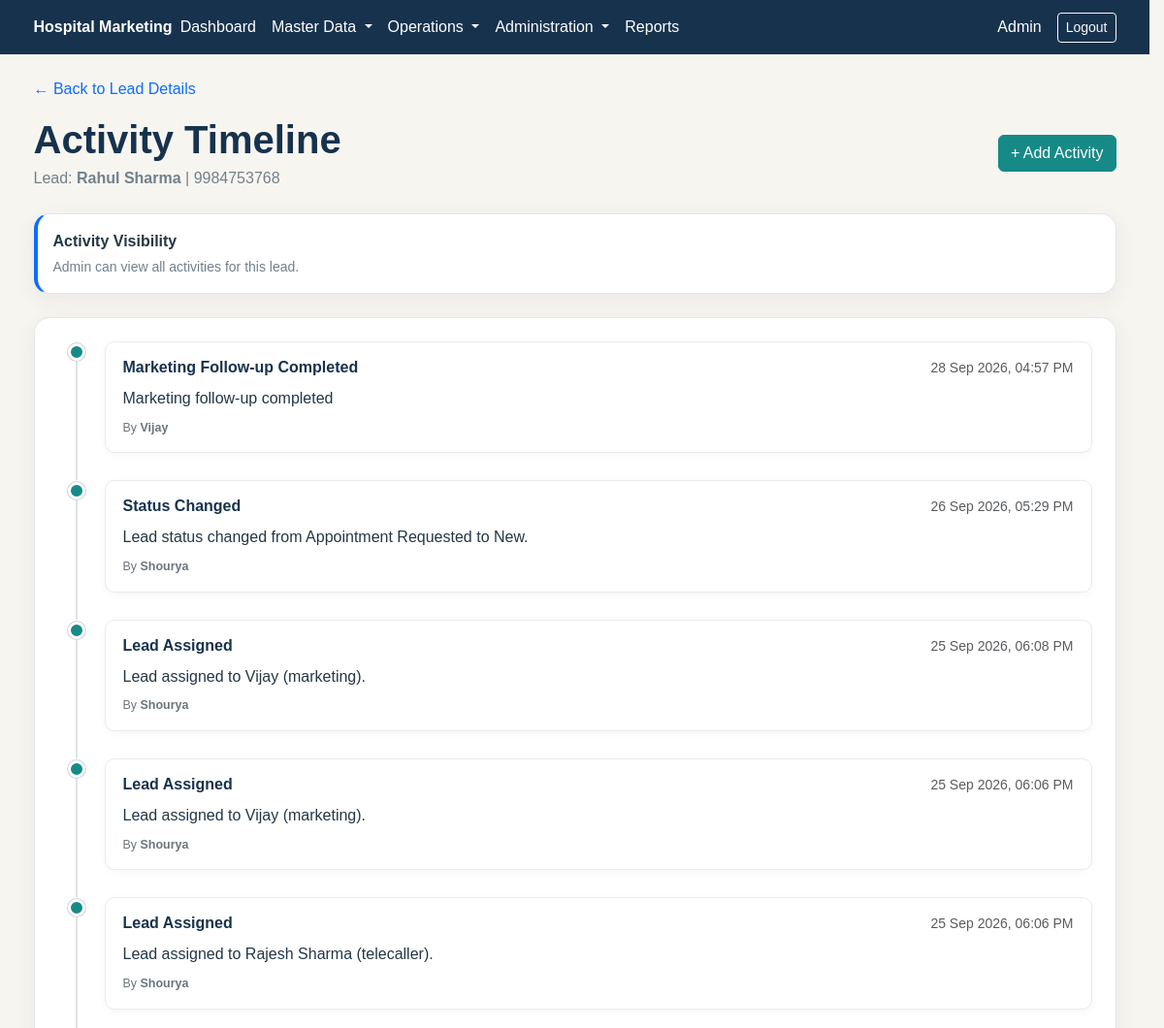
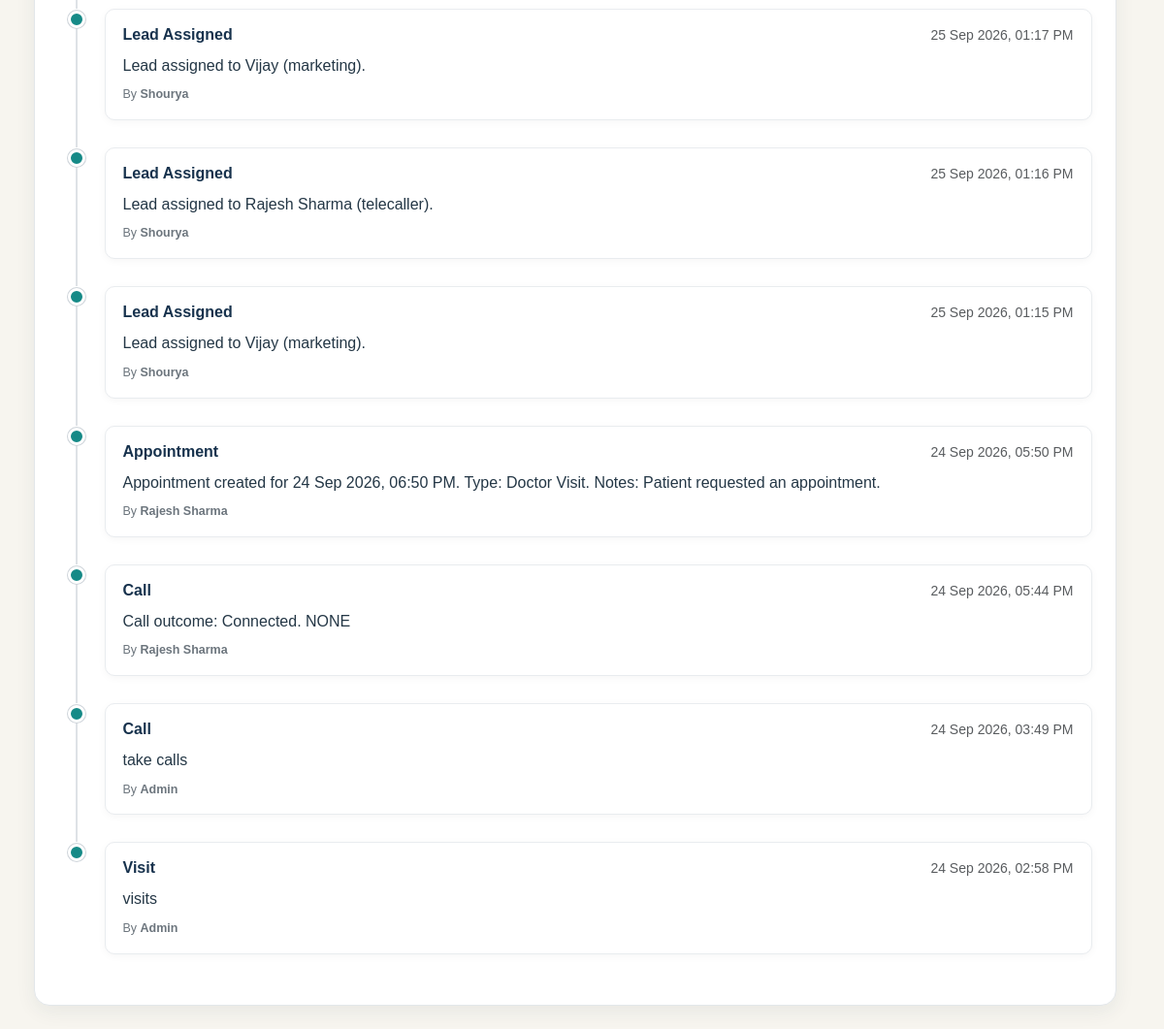
Page /leads/timeline.php?id=1 (signed in) on the committed database (2 pictures, top to bottom).
### tables this page shows
CREATE TABLE `users` (
  `id` int(10) UNSIGNED NOT NULL,
  `name` varchar(120) NOT NULL,
  `email` varchar(190) NOT NULL,
  `password` varchar(255) NOT NULL,
  `role_id` int(10) UNSIGNED NOT NULL,
  `status` enum('active','inactive') NOT NULL DEFAULT 'active',
  `created_at` timestamp NOT NULL DEFAULT current_timestamp(),
  `updated_at` timestamp NOT NULL DEFAULT current_timestamp() ON UPDATE current_timestamp()
);

CREATE TABLE `leads` (
  `id` int(10) UNSIGNED NOT NULL,
  `name` varchar(150) NOT NULL,
  `phone` varchar(30) NOT NULL,
  `email` varchar(190) DEFAULT NULL,
  `service_interest` varchar(200) DEFAULT NULL,
  `source_id` int(10) UNSIGNED DEFAULT NULL,
  `campaign_id` int(10) UNSIGNED DEFAULT NULL,
  `referral_id` int(10) UNSIGNED DEFAULT NULL,
  `status` varchar(50) NOT NULL DEFAULT 'NEW',
  `priority` enum('Low','Medium','High') NOT NULL DEFAULT 'Medium',
  `assigned_to` int(10) UNSIGNED DEFAULT NULL,
  `next_action_type` varchar(100) DEFAULT NULL,
  `next_action_at` datetime DEFAULT NULL,
  `notes` text DEFAULT NULL,
  `created_by` int(10) UNSIGNED NOT NULL,
  `created_at` timestamp NOT NULL DEFAULT current_timestamp(),
  `updated_at` timestamp NOT NULL DEFAULT current_timestamp() ON UPDATE current_timestamp()
);

CREATE TABLE `lead_activities` (
  `id` int(10) UNSIGNED NOT NULL,
  `lead_id` int(10) UNSIGNED NOT NULL,
  `user_id` int(10) UNSIGNED NOT NULL,
  `activity_type` varchar(100) NOT NULL,
  `description` text DEFAULT NULL,
  `activity_at` datetime NOT NULL DEFAULT current_timestamp(),
  `created_at` timestamp NOT NULL DEFAULT current_timestamp()
);

### includes/auth.php (called while the page is built, shortened)
 <?php
function current_user(): ?array
{
    return $_SESSION['user'] ?? null;
}

### leads/timeline.php (the view, shortened to what this page needs)
<?php
require_once __DIR__ . '/../includes/auth.php';
require_once __DIR__ . '/../includes/role_check.php';
$current_user = current_user();
$current_user_id = (int) (
    $current_user['id'] ?? 0
);
$current_user_role = '';
if ($current_user_id > 0) {
    $role_stmt = $pdo->prepare("
        SELECT
            LOWER(TRIM(r.name)) AS role_name
        FROM users u
        INNER JOIN roles r
            ON u.role_id = r.id
        WHERE u.id = ?
        LIMIT 1
    ");
    $role_stmt->execute([
        $current_user_id
    ]);
    $current_user_role = (string) (
        $role_stmt->fetchColumn() ?? ''
    );
}
$lead_id = (int) (
    $_GET['id'] ?? 0
);
$lead_sql = "
    SELECT
        l.id,
        l.name,
        l.phone,
        l.email,
        l.status,
        l.priority,
        l.assigned_to
    FROM leads l
    WHERE l.id = :id
";
$lead_params = [
    'id' => $lead_id
];
$lead_sql .= "
    LIMIT 1
";
$lead_stmt = $pdo->prepare(
    $lead_sql
);
$lead_stmt->execute(
    $lead_params
);
$lead = $lead_stmt->fetch(
    PDO::FETCH_ASSOC
);
$activity_sql = "
    SELECT
        la.id,
        la.activity_type,
        la.description,
        la.activity_at,
        u.name AS user_name
    FROM lead_activities la
    INNER JOIN users u
        ON la.user_id = u.id
    WHERE
        la.lead_id = :lead_id
";
$activity_params = [
    'lead_id' => $lead_id
];
$activity_sql .= "
    ORDER BY
        la.activity_at DESC,
        la.id DESC
";
$activity_stmt = $pdo->prepare(
    $activity_sql
);
$activity_stmt->execute(
    $activity_params
);
$activities = $activity_stmt->fetchAll(
    PDO::FETCH_ASSOC
);
require_once __DIR__ . '/../includes/header.php';
?>
<div class="container py-4">
    <div class="mb-4">
        <a
            href="<?php
                echo BASE_URL;
            ?>/leads/view.php?id=<?php
                echo $lead_id;
            ?>"
            class="text-decoration-none"
        >
            ← Back to Lead Details
        </a>
        <div
            class="d-flex
                   justify-content-between
                   align-items-center
                   flex-wrap
                   gap-3
                   mt-3"
        >
            <div>
                <h1 class="hm-page-title mb-1">
                    Activity Timeline
                </h1>
                <p class="hm-muted mb-0">
                    Lead:
                    <strong>
                        <?php
                        echo htmlspecialchars(
                            $lead['name'],
                            ENT_QUOTES,
                            'UTF-8'
                        );
                        ?>
                    </strong>
                    |
                    <?php
                    echo htmlspecialchars(
                        $lead['phone'] ?? '-',
                        ENT_QUOTES,
                        'UTF-8'
                    );
                    ?>
                </p>
            </div>
            <a
                href="<?php
                    echo BASE_URL;
                ?>/leads/add-activity.php?id=<?php
                    echo $lead_id;
                ?>"
                class="btn btn-hm-primary"
            >
                + Add Activity
            </a>
        </div>
    </div>
    <div
        class="hm-card p-3 mb-4 lead-visibility-note"
    >
        <?php if ($current_user_role === 'admin'): ?>
            <div>
                <strong>
                    Activity Visibility
                </strong>
                <small class="hm-muted d-block mt-1">
                    Admin can view all activities for this lead.
                </small>
            </div>
        <?php endif; ?>
    </div>
    <div class="hm-card p-4">
        <?php if (empty($activities)): ?>
            <div
                class="text-center
                       lead-empty-state"
            >
                <h5>
                    No activities visible
                </h5>
                <?php if (
                    $current_user_role === 'admin'
                ): ?>
                    <p class="hm-muted mb-0">
                        No activities have been recorded
                        for this lead yet.
                    </p>
                <?php else: ?>
                    <p class="hm-muted mb-0">
                        You have not recorded any activity
                        for this lead yet.
                    </p>
                <?php endif; ?>
            </div>
        <?php else: ?>
            <div class="lead-timeline">
                <?php foreach (
                    $activities
                    as $activity
                ): ?>
                    <div
                        class="lead-timeline-item"
                    >
                        <div
                            class="lead-timeline-dot"
                        ></div>
                        <div
                            class="lead-activity-card"
                        >
                            <div
                                class="lead-activity-header"
                            >
                                <h5
                                    class="lead-activity-type"
                                >
                                    <?php
                                    echo htmlspecialchars(
                                        $activity[
                                            'activity_type'
                                        ],
                                        ENT_QUOTES,
                                        'UTF-8'
                                    );
                                    ?>
                                </h5>
                                <small
                                    class="text-muted"
                                >
                                    <?php
                                    $activity_timestamp =
                                        strtotime(
                                            $activity[
                                                'activity_at'
                                            ]
                                        );
                                    if (
                                        $activity_timestamp
                                    ) {
                                        echo date(
                                            'd M Y, h:i A',
                                            $activity_timestamp
                                        );
                                    } else {
                                        echo '-';
                                    }
                                    ?>
                                </small>
                            </div>
                            <div
                                class="lead-activity-description"
                            >
                                <?php
                                echo nl2br(
                                    htmlspecialchars(
                                        $activity[
                                            'description'
                                        ] ?? '',
                                        ENT_QUOTES,
                                        'UTF-8'
                                    )
                                );
                                ?>
                            </div>
                            <div
                                class="lead-activity-meta"
                            >
                                <span>
                                    By
                                    <strong>
                                        <?php
                                        echo htmlspecialchars(
                                            $activity[
                                                'user_name'
                                            ],
                                            ENT_QUOTES,
                                            'UTF-8'
                                        );
                                        ?>
                                    </strong>
                                </span>
                            </div>
                        </div>
                    </div>
                <?php endforeach; ?>
            </div>
        <?php endif; ?>
    </div>
</div>
<?php
require_once __DIR__ . '/../includes/footer.php';
?>

### includes/navbar.php (shortened to what this page needs)
 <?php
require_once __DIR__ . '/auth.php';
$user = current_user();
?>
<nav class="navbar navbar-expand-lg hm-navbar">
    <div class="container">
        <a
            class="hm-brand"
            href="<?php echo BASE_URL; ?>/index.php"
        >
            Hospital Marketing
        </a>
        <div
            class="collapse navbar-collapse"
            id="mainNavbar"
        >
            <?php if ($user): ?>
                <ul class="navbar-nav me-auto mb-2 mb-lg-0">
<?php if ($user['role'] === 'admin'): ?>
    <li class="nav-item">
        <a
            class="nav-link text-white"
            href="<?php echo BASE_URL; ?>/admin/dashboard.php"
        >
            Dashboard
        </a>
    </li>
    <li class="nav-item dropdown">
        <a
            class="nav-link dropdown-toggle text-white"
            href="#"
            id="adminMasterDropdown"
            role="button"
            data-bs-toggle="dropdown"
            aria-expanded="false"
        >
            Master Data
        </a>
    </li>
    <li class="nav-item dropdown">
        <a
            class="nav-link dropdown-toggle text-white"
            href="#"
            id="adminOperationsDropdown"
            role="button"
            data-bs-toggle="dropdown"
            aria-expanded="false"
        >
            Operations
        </a>
    </li>
    <li class="nav-item dropdown">
        <a
            class="nav-link dropdown-toggle text-white"
            href="#"
            id="adminAdministrationDropdown"
            role="button"
            data-bs-toggle="dropdown"
            aria-expanded="false"
        >
            Administration
        </a>
    </li>
    <li class="nav-item">
        <a
            class="nav-link text-white"
            href="<?php echo BASE_URL; ?>/admin/reports/index.php"
        >
            Reports
        </a>
    </li>
                    <?php endif; ?>
                </ul>
                <div class="d-flex align-items-center">
                    <span class="text-white me-3">
                        <?php
                        echo htmlspecialchars(
                            $user['name']
                        );
                        ?>
                    </span>
                    <a
                        href="<?php echo BASE_URL; ?>/logout.php"
                        class="btn btn-sm btn-outline-light"
                    >
                        Logout
                    </a>
                </div>
            <?php endif; ?>
        </div>
    </div>
</nav>

### assets/css/style.css (style rules this page uses)
:root { --hm-navy: #17324d; --hm-teal: #168a87; --hm-gold: #b89a5a; --hm-ivory: #f7f5ef; --hm-white: #ffffff; --hm-text: #243746; --hm-muted: #71808c; --hm-border: #e3e7ea; }
body { background-color: var(--hm-ivory); color: var(--hm-text); font-family: Arial, sans-serif; margin: 0; overflow-x: hidden; }
.hm-navbar { background-color: var(--hm-navy); }
.hm-brand { color: var(--hm-white); font-weight: 750; text-decoration: none; }
.hm-card { background-color: var(--hm-white); border: 1px solid var(--hm-border); border-radius: 16px; box-shadow: 0 6px 20px rgba(23, 50, 77, 0.07); max-width: 100%; min-width: 0; }
.btn-hm-primary { background-color: var(--hm-teal); border-color: var(--hm-teal); color: var(--hm-white); }
.hm-page-title { color: var(--hm-navy); font-weight: 700; }
.hm-muted { color: var(--hm-muted); }
html { scrollbar-gutter: stable; }

### leads/timeline.php (style rules this page uses)
.lead-timeline { position: relative; padding-left: 10px; }
.lead-timeline-item { position: relative; padding-left: 38px; padding-bottom: 28px; }
.lead-timeline-item:not(:last-child)::before { content: ''; position: absolute; left: 8px; top: 18px; bottom: 0; width: 2px; background-color: #dee2e6; }
.lead-timeline-dot { position: absolute; left: 0; top: 2px; width: 18px; height: 18px; border-radius: 50%; background-color: var(--hm-teal); border: 3px solid #ffffff; box-shadow: 0 0 0 1px #ced4da; z-index: 2; }
.lead-activity-card { padding: 16px 18px; border: 1px solid #e9ecef; border-radius: 10px; background: #ffffff; box-shadow: 0 2px 8px rgba(0, 0, 0, 0.04); }
.lead-activity-header { display: flex; justify-content: space-between; align-items: flex-start; gap: 15px; flex-wrap: wrap; }
.lead-activity-type { margin: 0; font-size: 1rem; font-weight: 700; color: var(--hm-navy); }
.lead-activity-description { margin-top: 8px; margin-bottom: 8px; line-height: 1.6; word-break: break-word; }
.lead-activity-meta { color: #6c757d; font-size: 0.78rem; display: flex; flex-wrap: wrap; gap: 6px; }
.lead-visibility-note { border-left: 4px solid #0d6efd; }

### rows in the picture
users: name "Admin"
leads: name "Rahul Sharma", phone "9984753768"
lead_activities: activity_type "Marketing Follow-up Completed", activity_at "28 Sep 2026, 04:57 PM", description "Marketing follow-up completed", user.name "Vijay"
lead_activities: activity_type "Status Changed", activity_at "26 Sep 2026, 05:29 PM", description "Lead status changed from Appointment Requested to New.", user.name "Shourya"
lead_activities: activity_type "Lead Assigned", activity_at "25 Sep 2026, 06:08 PM", description "Lead assigned to Vijay (marketing).", user.name "Shourya"
lead_activities: activity_type "Lead Assigned", activity_at "25 Sep 2026, 06:06 PM", description "Lead assigned to Vijay (marketing).", user.name "Shourya"
lead_activities: activity_type "Lead Assigned", activity_at "25 Sep 2026, 06:06 PM", description "Lead assigned to Rajesh Sharma (telecaller).", user.name "Shourya"
lead_activities: activity_type "Lead Assigned", activity_at "25 Sep 2026, 01:17 PM", description "Lead assigned to Vijay (marketing).", user.name "Shourya"
lead_activities: activity_type "Lead Assigned", activity_at "25 Sep 2026, 01:16 PM", description "Lead assigned to Rajesh Sharma (telecaller).", user.name "Shourya"
lead_activities: activity_type "Lead Assigned", activity_at "25 Sep 2026, 01:15 PM", description "Lead assigned to Vijay (marketing).", user.name "Shourya"
lead_activities: activity_type "Appointment", activity_at "24 Sep 2026, 05:50 PM", description "Appointment created for 24 Sep 2026, 06:50 PM. Type: Doctor Visit. Notes: Patient requested an appointment.", user.name "Rajesh Sharma"
lead_activities: activity_type "Call", activity_at "24 Sep 2026, 05:44 PM", description "Call outcome: Connected. NONE", user.name "Rajesh Sharma"
lead_activities: activity_type "Call", activity_at "24 Sep 2026, 03:49 PM", description "take calls", user.name "Admin"
lead_activities: activity_type "Visit", activity_at "24 Sep 2026, 02:58 PM", description "visits", user.name "Admin"
